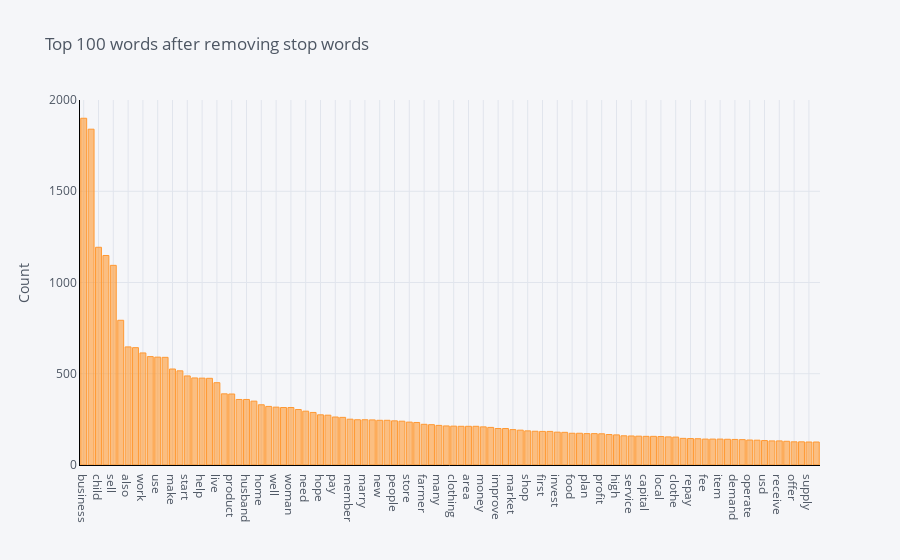

Notebook cell for this chart:
### Markdown cell above
## Distribuição de frequência do corpus

### Code cell
plot_model()

### Figure 1 — Plotly figure (JSON) as saved in the notebook; plotly's stock layout.template omitted (floating-point values rounded to 4 significant figures)
{"data": [{"name": "count", "text": "", "y": [1900, 1840, 1193, 1148, 1094, 793, 647, 643, 614, 594, 591, 590, 526, 516, 488, 477, 476, 475, 451, 390, 389, 359, 359, 350, 330, 321, 317, 315, 315, 304, 295, 288, 275, 273, 263, 261, 251, 248, 248, 247, 245, 245, 242, 240, 235, 233, 223, 221, 217, 214, 213, 212, 212, 212, 209, 206, 200, 200, 194, 191, 187, 185, 184, 184, 180, 179, 174, 174, 172, 172, 171, 167, 165, 160, 159, 158, 157, 157, 156, 154, 153, 146, 145, 144, 142, 142, 142, 141, 140, 139, 137, 136, 134, 132, 132, 130, 127, 127, 126, 126], "marker": {"color": "rgba(255, 153, 51, 0.6)", "line": {"color": "rgba(255, 153, 51, 1.0)", "width": 1}}, "x": ["business", "loan", "child", "year", "sell", "buy", "also", "school", "work", "old", "use", "family", "make", "able", "start", "group", "help", "small", "live", "purchase", "product", "income", "husband", "increase", "home", "community", "well", "customer", "woman", "good", "need", "order", "hope", "request", "pay", "expand", "member", "stock", "marry", "grow", "new", "want", "people", "time", "store", "provide", "farmer", "get", "many", "client", "clothing", "go", "area", "support", "money", "entrepreneur", "improve", "give", "market", "hard", "shop", "sale", "first", "ago", "invest", "run", "food", "mother", "plan", "take", "profit", "life", "high", "continue", "service", "education", "capital", "farm", "local", "rice", "clothe", "young", "repay", "month", "fee", "married", "item", "wife", "demand", "enable", "operate", "large", "usd", "say", "receive", "meet", "offer", "day", "supply", "still"], "type": "bar", "orientation": "v"}], "layout": {"title": {"text": "Top 100 words after removing stop words", "font": {"color": "#4D5663"}}, "paper_bgcolor": "#F5F6F9", "plot_bgcolor": "#F5F6F9", "yaxis": {"tickfont": {"color": "#4D5663"}, "title": {"text": "Count", "font": {"color": "#4D5663"}}, "showgrid": true, "zerolinecolor": "#E1E5ED", "gridcolor": "#E1E5ED", "linecolor": "black"}, "xaxis": {"tickfont": {"color": "#4D5663"}, "title": {"text": "", "font": {"color": "#4D5663"}}, "showgrid": true, "zerolinecolor": "#E1E5ED", "gridcolor": "#E1E5ED", "linecolor": "black"}, "legend": {"bgcolor": "#F5F6F9", "font": {"color": "#4D5663"}}}}
